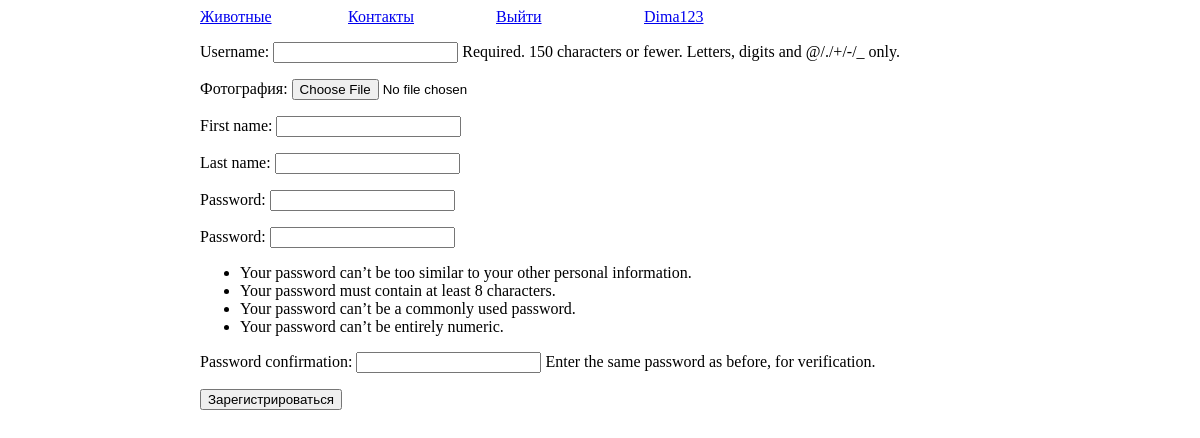
/auth/register (signed in), run on an earlier commit of the app's database.
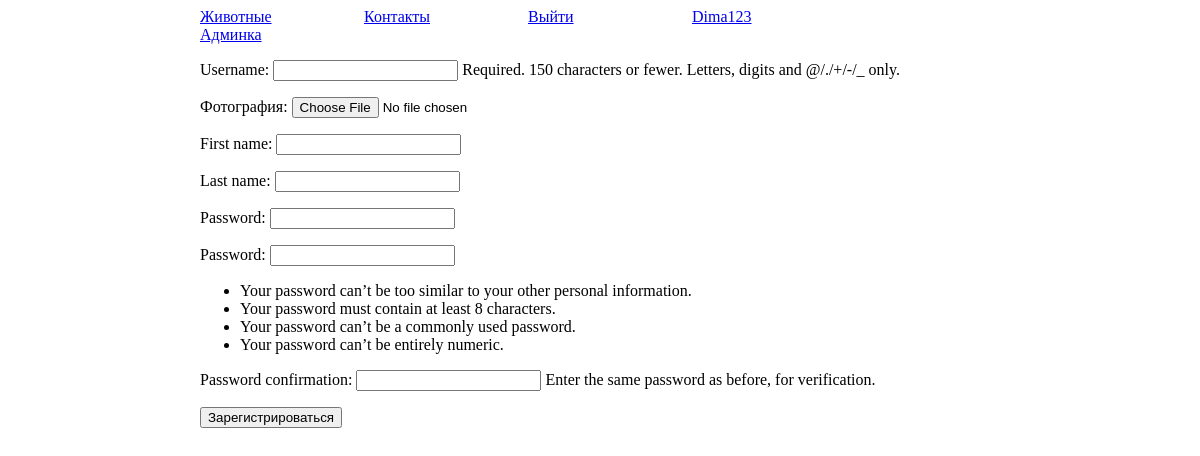
And on a later commit of the database.
### authapp/views.py (the view)
# urls.py: path("register", register, name="register"),
def register(request):
    if request.method == "POST":
        register_form = UserRegisterForm(request.POST, request.FILES)
        if register_form.is_valid():
            register_form.save()
            return HttpResponseRedirect(reverse("index"))
    else:
        register_form = UserRegisterForm()
    context = {"register_form": register_form, "media_url": settings.MEDIA_URL}
    return render(request, "authapp/register.html", context)

### authapp/forms.py
class UserRegisterForm(UserCreationForm):
    def __init__(self, *args, **kwargs):
        super(UserRegisterForm, self).__init__(*args, **kwargs)
        for field_name, field in self.fields.items():
            field.widget.attrs["class"] = "form-control"
    class Meta:
        model = User
        fields = ("username", "avatar", "first_name", "last_name", "password")

### authapp/templates/authapp/register.html (shortened to what this page needs)
{% extends 'mainapp/base.html' %}
{% block content %}
    <form action="{% url 'authapp:register' %}" enctype="multipart/form-data" method="post">
        {{register_form.as_p}}
        <input type="submit" value="Зарегистрироваться">
    </form>
{% endblock content %}

### mainapp/templates/mainapp/includes/inc_menu.html (shortened to what this page needs)
<div class="menu">
    <div class="inc_menu">
        <a href="{% url 'mainapp:typeanimal' %}">Животные</a>
    </div>
    <div class="inc_menu">
        <a href="{% url 'mainapp:contact' %}">Контакты</a>
    </div>
    {% if user.is_authenticated %}
    <div class="inc_menu">
        <a href="{% url 'authapp:logout' %}">Выйти</a>
    </div>
    <div class="inc_menu">
        <a href="{% url 'authapp:change' %}">{{user.username}}</a>
    </div>
        {% if user.is_superuser %}
            <a href="{% url 'adminapp:show_animal' pk=0 %}">Админка</a>
        {% endif %}
    {% endif %}
</div>

What changed in the data, as far as the page shows it:
changed User "Dima123": is_superuser False → True (drawn)
Also different on the page:
text now shown: "Админка"
